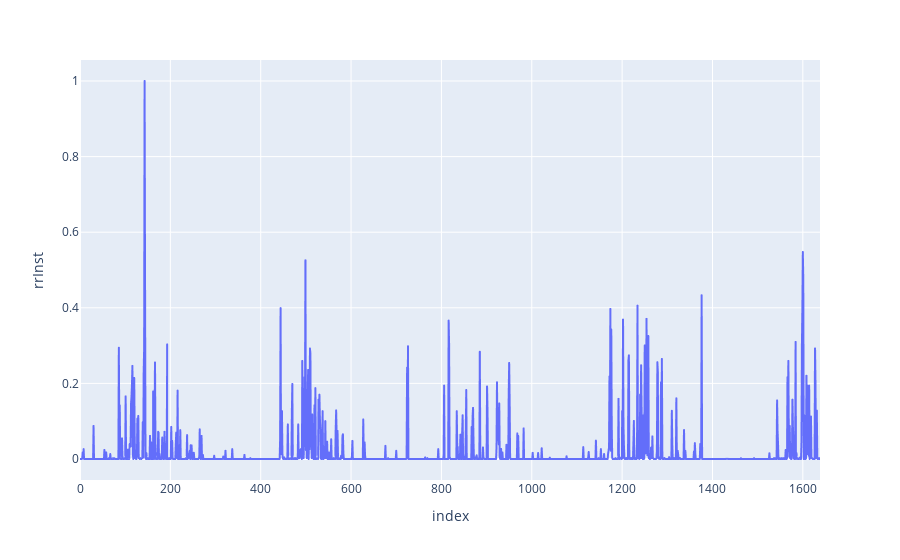

The code cell stored with this chart in its notebook:
### Code cell
px.line(df_knn_lluvia_imputed, y='rrInst')

### Figure 1 — Plotly figure (JSON) as saved in the notebook; plotly's stock layout.template omitted (floating-point values rounded to 4 significant figures; data arrays with more than 128 entries replaced by an {"elided": "..."} marker saying what was removed)
{"data": [{"hovertemplate": "index=%{x}<br>rrInst=%{y}<extra></extra>", "legendgroup": "", "line": {"color": "#636efa", "dash": "solid"}, "marker": {"symbol": "circle"}, "mode": "lines", "name": "", "showlegend": false, "type": "scattergl", "x": {"elided": "1639 int values"}, "xaxis": "x", "y": {"elided": "1639 float values"}, "yaxis": "y"}], "layout": {"legend": {"tracegroupgap": 0}, "margin": {"t": 60}, "xaxis": {"anchor": "y", "domain": [0, 1], "title": {"text": "index"}}, "yaxis": {"anchor": "x", "domain": [0, 1], "title": {"text": "rrInst"}}}}
